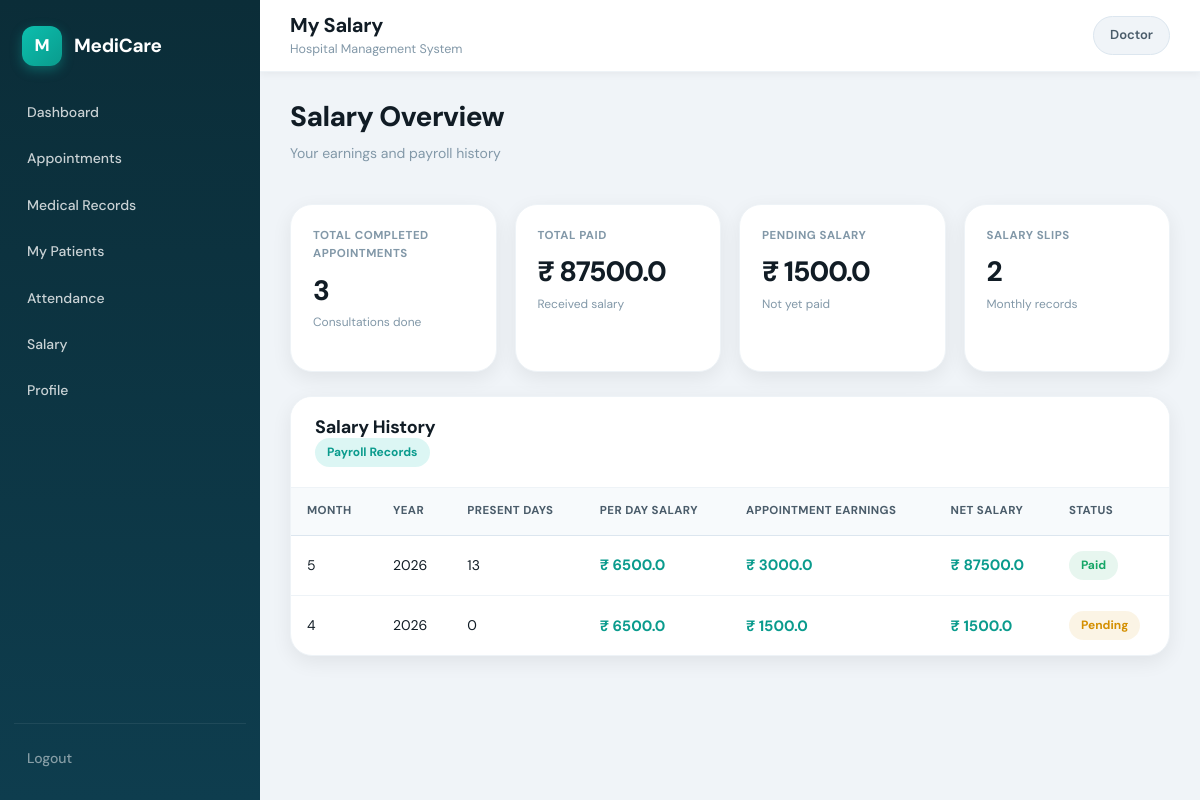
/doctor/salary (signed in), run on the app's committed database.
### tables this page shows
CREATE TABLE salary_slips (
        id INTEGER PRIMARY KEY AUTOINCREMENT,
        user_id INTEGER NOT NULL,
        month INTEGER NOT NULL,
        year INTEGER NOT NULL,
        per_day_salary REAL DEFAULT 0,
        appointment_earnings REAL DEFAULT 0,
        present_days INTEGER DEFAULT 0,
        absent_days INTEGER DEFAULT 0,
        bonus REAL DEFAULT 0,
        paid_at TEXT,
        deductions REAL DEFAULT 0,
        net_salary REAL DEFAULT 0,
        total_paid INTEGER DEFAULT 0,
        status TEXT DEFAULT 'pending'
            CHECK(status IN ('pending', 'paid')),
        UNIQUE(user_id, month, year),
        FOREIGN KEY(user_id) REFERENCES users(id) ON DELETE CASCADE
    );

### app.py (the view)
@app.route('/doctor/salary')
def doctor_salary():
    if session.get('role') != 'doctor':
        return redirect('/')
    user_id = session.get('user_id')
    conn = get_connection()
    cur = conn.cursor()
    cur.execute("""
    SELECT
        ss.month,
        ss.year,
        ss.present_days,
        ss.per_day_salary,
        ss.appointment_earnings,
        ss.net_salary,
        ss.status
    FROM salary_slips ss
    WHERE ss.user_id=?
    ORDER BY ss.year DESC, ss.month DESC
""", (user_id,))
    salary_slips = cur.fetchall()
    cur.execute("""
        SELECT COALESCE(SUM(net_salary),0)
        FROM salary_slips
        WHERE user_id=? AND status='paid'
    """, (user_id,))
    total_paid = cur.fetchone()[0]
    cur.execute("""
        SELECT COALESCE(SUM(net_salary),0)
        FROM salary_slips
        WHERE user_id=? AND status='pending'
    """, (user_id,))
    total_pending = cur.fetchone()[0]
    cur.execute("""
        SELECT COUNT(*)
        FROM appointments a
        JOIN doctors d ON d.id = a.doctor_id
        WHERE d.user_id=? AND a.status='completed'
    """, (user_id,))
    total_completed = cur.fetchone()[0]
    conn.close()
    return render_template(
        'salary/doctor_salary.html',
        salary_slips=salary_slips,
        total_paid=total_paid,
        total_pending=total_pending,
        total_completed=total_completed
    )

### app.py (called while the page is built)
def get_connection():
    conn = sqlite3.connect('database.db')
    conn.row_factory = sqlite3.Row
    conn.execute("PRAGMA foreign_keys = ON")
    return conn

### templates/salary/doctor_salary.html (shortened to what this page needs)
{% extends "base.html" %}
{% block page_title %}My Salary{% endblock %}
{% block content %}
<div class="salary-wrapper">
    <div class="salary-topbar">
        <div class="salary-title">
            <h2>Salary Overview</h2>
            <p>Your earnings and payroll history</p>
        </div>
    </div>
    <div class="salary-summary-grid">
        <div class="salary-summary-card">
            <span>Total Completed Appointments</span>
            <h2>{{ total_completed }}</h2>
            <p>Consultations done</p>
        </div>
        <div class="salary-summary-card">
            <span>Total Paid</span>
            <h2>₹ {{ total_paid }}</h2>
            <p>Received salary</p>
        </div>
        <div class="salary-summary-card">
            <span>Pending Salary</span>
            <h2>₹ {{ total_pending }}</h2>
            <p>Not yet paid</p>
        </div>
        <div class="salary-summary-card">
            <span>Salary Slips</span>
            <h2>{{ salary_slips|length }}</h2>
            <p>Monthly records</p>
        </div>
    </div>
    <div class="salary-table-card">
        <div class="salary-table-top">
            <div>
                <h3>Salary History</h3>
                <span class="salary-badge">Payroll Records</span>
            </div>
        </div>
        {% if salary_slips %}
        <div class="table-responsive">
            <table class="salary-table">
                <thead>
                    <tr>
                        <th>Month</th>
                        <th>Year</th>
                        <th>Present Days</th>
                        <th>Per Day Salary</th>
                        <th>Appointment Earnings</th>
                        <th>Net Salary</th>
                        <th>Status</th>
                    </tr>
                </thead>
                <tbody>
                    {% for slip in salary_slips %}
                    <tr>
                        <td>{{ slip.month }}</td>
                        <td>{{ slip.year }}</td>
                        <td>{{ slip.present_days }}</td>
                        <td class="salary-money">
                            ₹ {{ slip.per_day_salary }}
                        </td>
                        <td class="salary-money">
                            ₹ {{ slip.appointment_earnings }}
                        </td>
                        <td class="salary-money">
                            ₹ {{ slip.net_salary }}
                        </td>
                        <td>
                            {% if slip.status == 'paid' %}
                            <span class="salary-pill paid">Paid</span>
                            {% else %}
                            <span class="salary-pill pending">Pending</span>
                            {% endif %}
                        </td>
                    </tr>
                    {% endfor %}
                </tbody>
            </table>
        </div>
        {% else %}
        <div class="salary-empty">
            <h3>No Salary Records</h3>
            <p>Your salary slips will appear here once generated.</p>
        </div>
        {% endif %}
    </div>
</div>
{% endblock %}

### static/css/style.css (style rules this page uses)
:root { --primary: #0cbfae; --primary-dark: #0a9b8d; --primary-deeper: #087a6e; --primary-glow: rgba(12, 191, 174, 0.14); --accent: #f0a500; --accent-light: rgba(240, 165, 0, 0.12); --danger: #e03e3e; --danger-light: rgba(224, 62, 62, 0.1); --success: #16a667; --success-light: rgba(22, 166, 103, 0.1); --warning: #d48f00; --warning-light: rgba(212, 143, 0, 0.1); --info: #2563eb; --info-light: rgba(37, 99, 235, 0.1); --bg: #f0f4f8; --surface: #ffffff; --surface-2: #f7fafc; --text: #111c25; --text-2: #4a5c6a; --muted: #8298a8; --border: #dce6ef; --border-light: #eef3f7; --sidebar-bg: #0b2d38; --sidebar-mid: #0e3d4e; --sidebar-text: rgba(255, 255, 255, 0.78); --sidebar-text-active: #ffffff; --sidebar-hover: rgba(255, 255, 255, 0.09); --sidebar-active: rgba(12, 191, 174, 0.18); --radius-sm: 10px; --radius: 16px; --radius-lg: 22px; --radius-xl: 28px; --shadow-sm: 0 2px 8px rgba(0, 0, 0, 0.05); --shadow: 0 6px 20px rgba(0, 0, 0, 0.07); --shadow-md: 0 10px 32px rgba(0, 0, 0, 0.09); --shadow-lg: 0 20px 50px rgba(0, 0, 0, 0.12); --sidebar-w: 260px; --topbar-h: 72px; --transition: 0.2s ease; }
*, *::before, *::after { margin: 0; padding: 0; box-sizing: border-box; }
html { scroll-behavior: smooth; }
body { font-family: 'DM Sans', system-ui, sans-serif; background: var(--bg); color: var(--text); font-size: 15px; line-height: 1.6; -webkit-font-smoothing: antialiased; }
.admin-section, .section-card, .profile-panel, .salary-filter-card, .salary-summary-card, .table-wrap, .table-box, .filters-card, .system-status, .salary-table-card { background: var(--surface); border-radius: var(--radius-lg); box-shadow: var(--shadow); border: 1px solid var(--border-light); }
.table-wrap, .table-box, .salary-table-card { border-radius: var(--radius-lg); overflow: hidden; }
table, .table, .entity-table, .modern-table, .salary-table { width: 100%; border-collapse: collapse; }
thead, .table thead { background: var(--surface-2); }
th, .table th { padding: 14px 16px; font-size: 11.5px; font-weight: 700; color: var(--text-2); text-align: left; border-bottom: 1px solid var(--border); white-space: nowrap; text-transform: uppercase; letter-spacing: 0.4px; }
td, .table td { padding: 15px 16px; font-size: 14px; border-bottom: 1px solid var(--border-light); vertical-align: middle; }
tbody tr { transition: background var(--transition); }
tbody tr:last-child td { border-bottom: none; }
.salary-table-top { padding: 20px 24px; border-bottom: 1px solid var(--border-light); display: flex; justify-content: space-between; align-items: center; flex-wrap: wrap; gap: 12px; background: var(--surface); }
.salary-table-top h3 { margin: 0; font-size: 18px; font-weight: 700; letter-spacing: -0.2px; }
.badge, .status-pill, .salary-pill, .salary-badge, .doctor-badge { display: inline-flex; align-items: center; justify-content: center; gap: 5px; padding: 5px 12px; border-radius: 999px; font-size: 12px; font-weight: 700; white-space: nowrap; }
.badge-success, .status-pill.active, .status-pill.completed, .salary-pill.paid { background: var(--success-light); color: var(--success); }
.badge-warning, .status-pill.pending, .salary-pill.pending { background: var(--warning-light); color: var(--warning); }
.salary-badge { background: var(--primary-glow); color: var(--primary-dark); }
.salary-wrapper { display: flex; flex-direction: column; gap: 24px; }
.salary-topbar { display: flex; justify-content: space-between; align-items: center; gap: 20px; flex-wrap: wrap; }
.salary-title h2 { font-size: 28px; font-weight: 800; letter-spacing: -0.5px; }
.salary-title p { color: var(--muted); font-size: 14px; margin-top: 4px; }
.salary-summary-grid { display: grid; grid-template-columns: repeat(4, 1fr); gap: 18px; }
.salary-summary-card { padding: 22px; border-radius: var(--radius-lg); }
.salary-summary-card span { display: block; color: var(--muted); font-size: 11.5px; font-weight: 700; text-transform: uppercase; letter-spacing: 0.5px; margin-bottom: 10px; }
.salary-summary-card h2 { margin: 0; font-size: 28px; font-weight: 800; letter-spacing: -1px; }
.salary-summary-card p { margin-top: 6px; color: var(--muted); font-size: 12px; }
.salary-money { font-weight: 700; color: var(--primary-dark); font-size: 15px; }

### data on the page
salary_slips: month "5", year "2026", present_days "13", per_day_salary "6500.0", appointment_earnings "3000.0", net_salary "87500.0", status "Paid"
salary_slips: month "4", year "2026", present_days "0", per_day_salary "6500.0", appointment_earnings "1500.0", net_salary "1500.0", status "Pending"

### other printed values
{{ session.get('role', 'User')|capitalize }} "Doctor"
{{ total_completed }} "3"
{{ total_paid }} "87500.0"
{{ total_pending }} "1500.0"
{{ salary_slips|length }} "2"
